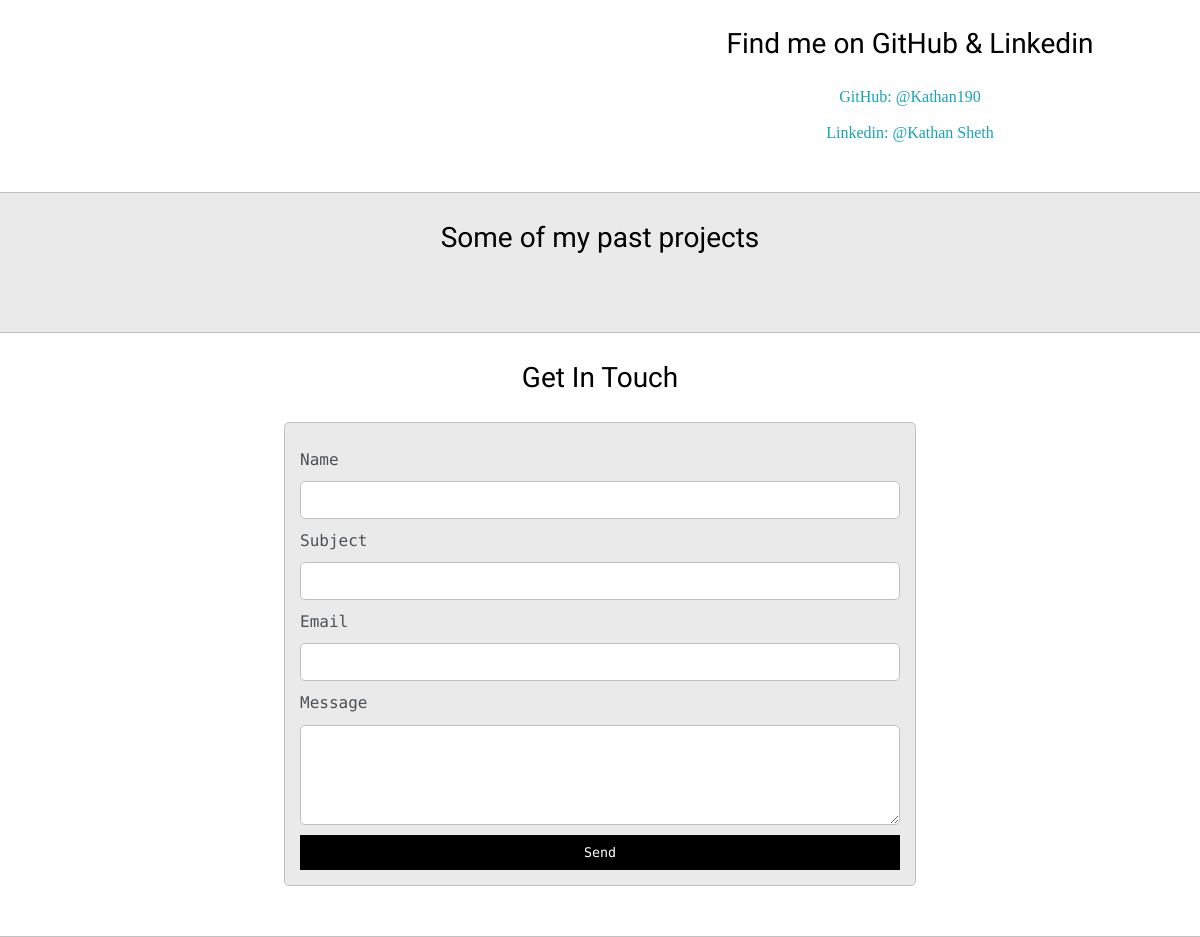
The app's page / (lower part), older data.
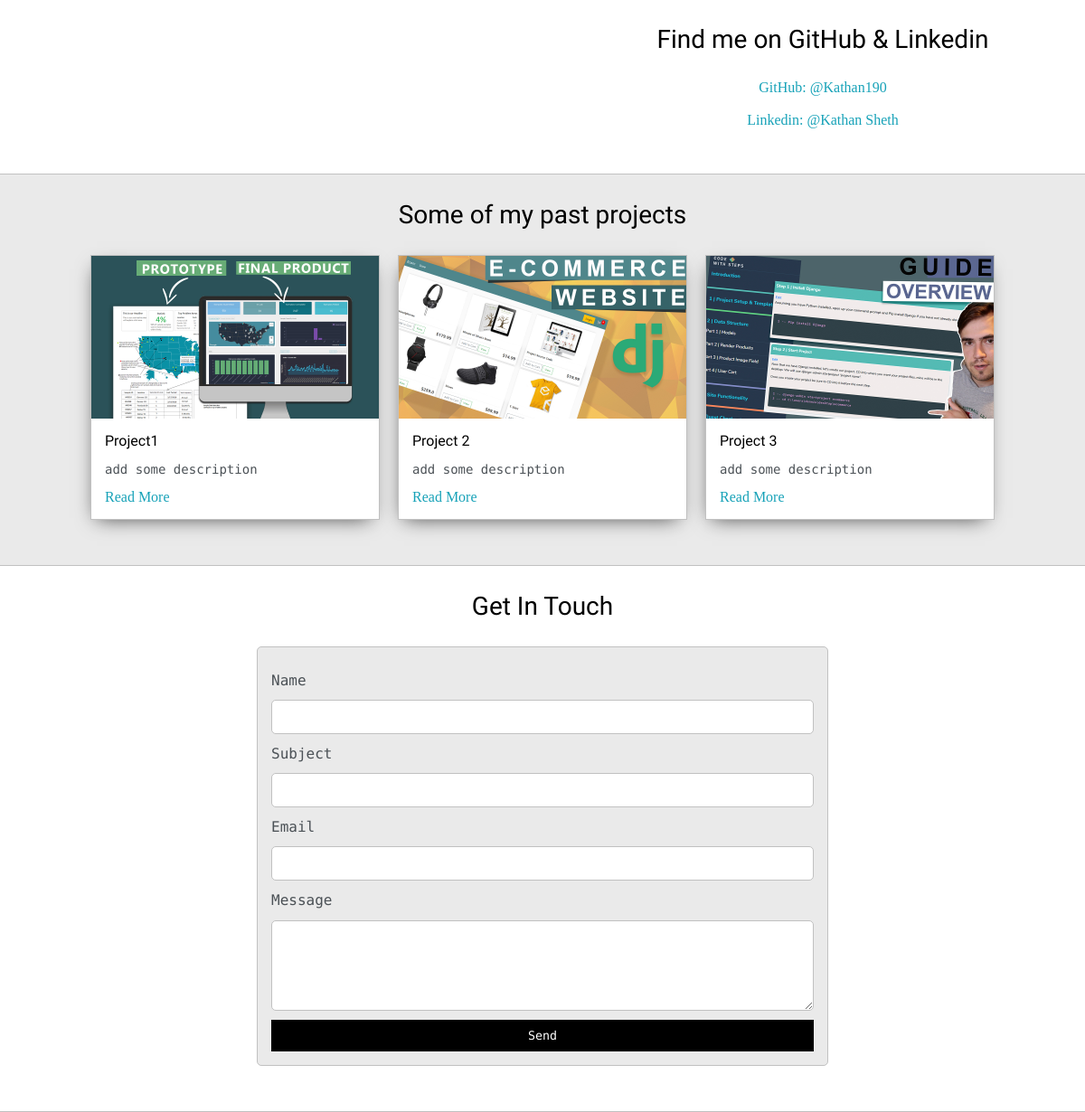
The same page, newer data.
### Home/models.py (models this page shows, shortened)
class Project1(models.Model):
    sno = models.AutoField(primary_key=True)
    title = models.CharField(max_length=250)
    description = models.CharField(max_length=500)

class Project2(models.Model):
    sno = models.AutoField(primary_key=True)
    title = models.CharField(max_length=250)
    description = models.CharField(max_length=500)

class Project3(models.Model):
    sno = models.AutoField(primary_key=True)
    title = models.CharField(max_length=250)
    description = models.CharField(max_length=500)

### Home/views.py (the view, shortened to what this page needs)
# urls.py: path('', views.index, name="index"),
def index(request):
    allIntro = Introduction.objects.all()
    allDescription = Description.objects.all()
    allSkill = Skill.objects.all()
    allProject1 = Project1.objects.all()
    allProject2 = Project2.objects.all()
    allProject3 = Project3.objects.all()
    context = {'allIntro':allIntro, 'allDescription':allDescription, 'allSkill':allSkill, 'allProject1':allProject1, 'allProject2':allProject2, 'allProject3':allProject3}
    return render(request, 'index.html', context)

### Home/templates/index.html (shortened to what this page needs)
{% load static %}
<html>
<head>
	<link rel="stylesheet" type="text/css" href="{% static 'default.css' %}">
	<link id="theme-style" rel="stylesheet" type="text/css" href="">
</head>
<body>
	<section class="s2">
		<div class="main-container">
			<div class="about-wrapper">
				{% for description in allDescription %}
				<div class="about-me">
				{% endfor %}
				</div>
				<div class="social-links">
					<h3>Find me on GitHub & Linkedin</h3>
					<a target="_blank" href="https://github.com/Kathan190">GitHub: @Kathan190</a>
					<br>
					<a target="_blank" href="https://www.linkedin.com/in/kathan-sheth-531095184?lipi=urn%3Ali%3Apage%3Ad_flagship3_profile_view_base_contact_details%3B9GWDA4BWTmykgyy%2Bh3nVmQ%3D%3D">Linkedin: @Kathan Sheth</a>
				</div>
			</div>
		</div>
	</section>
	<section class="s1">
		<div class="main-container">
			<h3 style="text-align: center;">Some of my past projects</h3>
			<div class="post-wrapper">
				{% for project1 in allProject1 %}
				<div>
					<div class="post">
						<img class="thumbnail" src="images/dash.jpg">
						<div class="post-preview">
							<h6 class="post-title">{{project1.title}}</h6>
							<p class="post-intro">{{project1.description}}</p>
							<a href="post">Read More</a>
						</div>
					</div>
				</div>
				{% endfor %}
				{% for project2 in allProject2 %}
				<div>
					<div class="post">
						<img class="thumbnail" src="images/ecom.jpg">
						<div class="post-preview">
							<h6 class="post-title">{{project2.title}}</h6>
							<p class="post-intro">{{project2.description}}</p>
							<a href="post.html">Read More</a>
						</div>
					</div>
				</div>
				{% endfor %}
				{% for project3 in allProject3 %}
				<div>
					<div class="post">
						<img class="thumbnail" src="images/membership site.jpg">
						<div class="post-preview">
							<h6 class="post-title">{{project3.title}}</h6>
							<p class="post-intro">{{project3.description}}</p>
							<a href="post.html">Read More</a>
						</div>
					</div>
				</div>
				{% endfor %}
			</div>
		</div>
	</section>
	<section class="s2">
		<div class="main-container">
			<h3 style="text-align: center;">Get In Touch</h3>
			<form id="contact-form" method="post" action="/">
				<label>Name</label>
				<input class="input-field" type="text" name="name">
				<label>Subject</label>
				<input class="input-field" type="text" name="subject">
				<label>Email</label>
				<input class="input-field" type="text" name="email">
				<label>Message</label>
				<textarea class="input-field" name="message"></textarea>
				<input id="submit-btn" type="submit" value="Send">
			</form>
		</div>
	</section>
</body>
</html>

### Home/static/default.css (style rules this page uses)
:root { --mainColor:#eaeaea; --secondaryColor:#fff; --borderColor:#c1c1c1; --mainText:black; --secondaryText:#4b5156; --themeDotBorder:#24292e; --previewBg:rgb(251, 249, 243, 0.8); --previewShadow:#f0ead6; --buttonColor:black; }
html, body { padding: 0; margin: 0; scroll-behavior: smooth; }
body * { transition: 0.3s; }
h1, h2, h3, h4, h5, h6, strong { color: var(--mainText); font-family: 'Russo One', sans-serif; font-weight: 500; }
p, li, span, label, input, textarea { color: var(--secondaryText); font-family: 'Roboto Mono', monospace; }
a { text-decoration: none; color:#17a2b8; }
h3 { font-size: 28px; }
h6 { font-size: 16px; }
.s1 { background-color: var(--mainColor); border-bottom:1px solid var(--borderColor); overflow:auto; }
.s2 { background-color: var(--secondaryColor); border-bottom:1px solid var(--borderColor); overflow:auto; }
.main-container { width: 1200px; margin: 0 auto; }
.about-wrapper { display: grid; grid-template-columns: repeat(auto-fit, minmax(320px, 1fr)); padding-bottom: 50px; padding-top: 50px; gap:100px; }
.social-links { display: grid; align-content: center; text-align: center; }
.post-wrapper { display: grid; grid-template-columns: repeat(auto-fit, 320px); gap:20px; justify-content: center; padding-bottom: 50px; }
.post { border:1px solid var(--borderColor); -webkit-box-shadow: -2px 7px 21px -9px rgba(0,0,0,0.75); -moz-box-shadow: -2px 7px 21px -9px rgba(0,0,0,0.75); box-shadow: -2px 7px 21px -9px rgba(0,0,0,0.75); }
.thumbnail { display: block; width: 100%; height:180px; object-fit: cover; }
.post-preview { background-color: #fff; padding:15px; }
.post-title { color:black; margin: 0; }
.post-intro { color:#4b5156; font-size: 14px; }
#contact-form { display: block; max-width: 600px; margin: 0 auto; border: 1px solid var(--borderColor); padding: 15px; border-radius: 5px; background-color: var(--mainColor); margin-bottom: 50px; }
#contact-form label { line-height: 2.7em; }
#contact-form textarea { min-height: 100px; font-size: 14px; }
.input-field { width: 100%; padding-top: 10px; padding-bottom:10px; background-color: var(--secondaryColor); border-radius: 5px; border:1px solid var(--borderColor); font-size: 14px; }
#submit-btn { margin-top: 10px; width: 100%; padding-top: 10px; padding-bottom:10px; color: #fff; background-color: var(--buttonColor); border:none; }
@media screen and (max-width: 1200px) { .main-container { width: 95%; } }

Row changes from the older to the newer data that the page shows:
added Project1: title "Project1", description "add some description"
added Project2: title "Project 2", description "add some description"
added Project3: title "Project 3", description "add some description"
